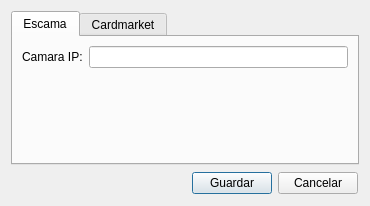
<?xml version="1.0" encoding="UTF-8"?>
<ui version="4.0">
 <class>frmConfig</class>
 <widget class="QDialog" name="frmConfig">
  <property name="geometry">
   <rect>
    <x>0</x>
    <y>0</y>
    <width>370</width>
    <height>206</height>
   </rect>
  </property>
  <property name="minimumSize">
   <size>
    <width>370</width>
    <height>206</height>
   </size>
  </property>
  <property name="maximumSize">
   <size>
    <width>370</width>
    <height>206</height>
   </size>
  </property>
  <property name="windowTitle">
   <string>Configuración</string>
  </property>
  <property name="modal">
   <bool>true</bool>
  </property>
  <layout class="QVBoxLayout" name="verticalLayout">
   <item>
    <widget class="QTabWidget" name="tabWidget">
     <property name="currentIndex">
      <number>0</number>
     </property>
     <widget class="QWidget" name="tab">
      <attribute name="title">
       <string>Escama</string>
      </attribute>
      <layout class="QFormLayout" name="formLayout">
       <item row="0" column="0">
        <widget class="QLabel" name="label">
         <property name="text">
          <string>Camara IP:</string>
         </property>
        </widget>
       </item>
       <item row="0" column="1">
        <widget class="QLineEdit" name="txtCamera"/>
       </item>
      </layout>
     </widget>
     <widget class="QWidget" name="tab_2">
      <attribute name="title">
       <string>Cardmarket</string>
      </attribute>
      <layout class="QFormLayout" name="formLayout_2">
       <item row="0" column="1">
        <widget class="QLineEdit" name="txtAppToken"/>
       </item>
       <item row="1" column="1">
        <widget class="QLineEdit" name="txtAppSecret">
         <property name="echoMode">
          <enum>QLineEdit::Password</enum>
         </property>
        </widget>
       </item>
       <item row="3" column="0">
        <widget class="QLabel" name="label_4">
         <property name="text">
          <string>Access Token:</string>
         </property>
        </widget>
       </item>
       <item row="3" column="1">
        <widget class="QLineEdit" name="txtAccessToken"/>
       </item>
       <item row="4" column="0">
        <widget class="QLabel" name="label_5">
         <property name="text">
          <string>Access Token Secret:</string>
         </property>
        </widget>
       </item>
       <item row="4" column="1">
        <widget class="QLineEdit" name="txtAccessSecret">
         <property name="echoMode">
          <enum>QLineEdit::Password</enum>
         </property>
        </widget>
       </item>
       <item row="0" column="0">
        <widget class="QLabel" name="label_2">
         <property name="text">
          <string>App Token:</string>
         </property>
        </widget>
       </item>
       <item row="1" column="0">
        <widget class="QLabel" name="label_3">
         <property name="text">
          <string>App Secret:</string>
         </property>
        </widget>
       </item>
      </layout>
     </widget>
    </widget>
   </item>
   <item alignment="Qt::AlignRight">
    <widget class="QWidget" name="horizontalWidget" native="true">
     <layout class="QHBoxLayout" name="horizontalLayout">
      <property name="leftMargin">
       <number>1</number>
      </property>
      <property name="topMargin">
       <number>1</number>
      </property>
      <property name="rightMargin">
       <number>1</number>
      </property>
      <property name="bottomMargin">
       <number>1</number>
      </property>
      <item>
       <widget class="QPushButton" name="btnSave">
        <property name="text">
         <string>Guardar</string>
        </property>
       </widget>
      </item>
      <item>
       <widget class="QPushButton" name="btnCancel">
        <property name="text">
         <string>Cancelar</string>
        </property>
       </widget>
      </item>
     </layout>
    </widget>
   </item>
  </layout>
 </widget>
 <resources/>
 <connections/>
</ui>
